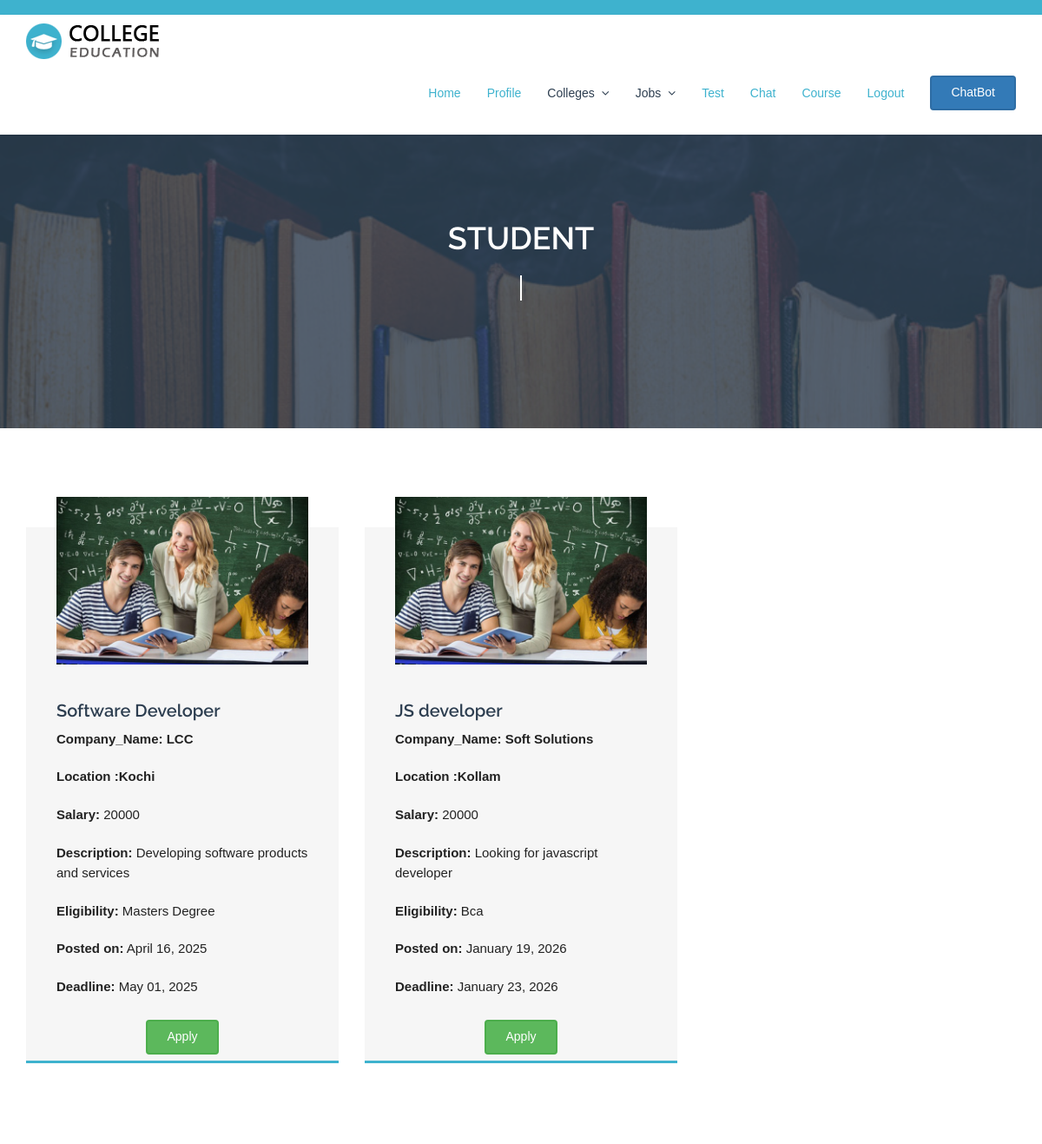
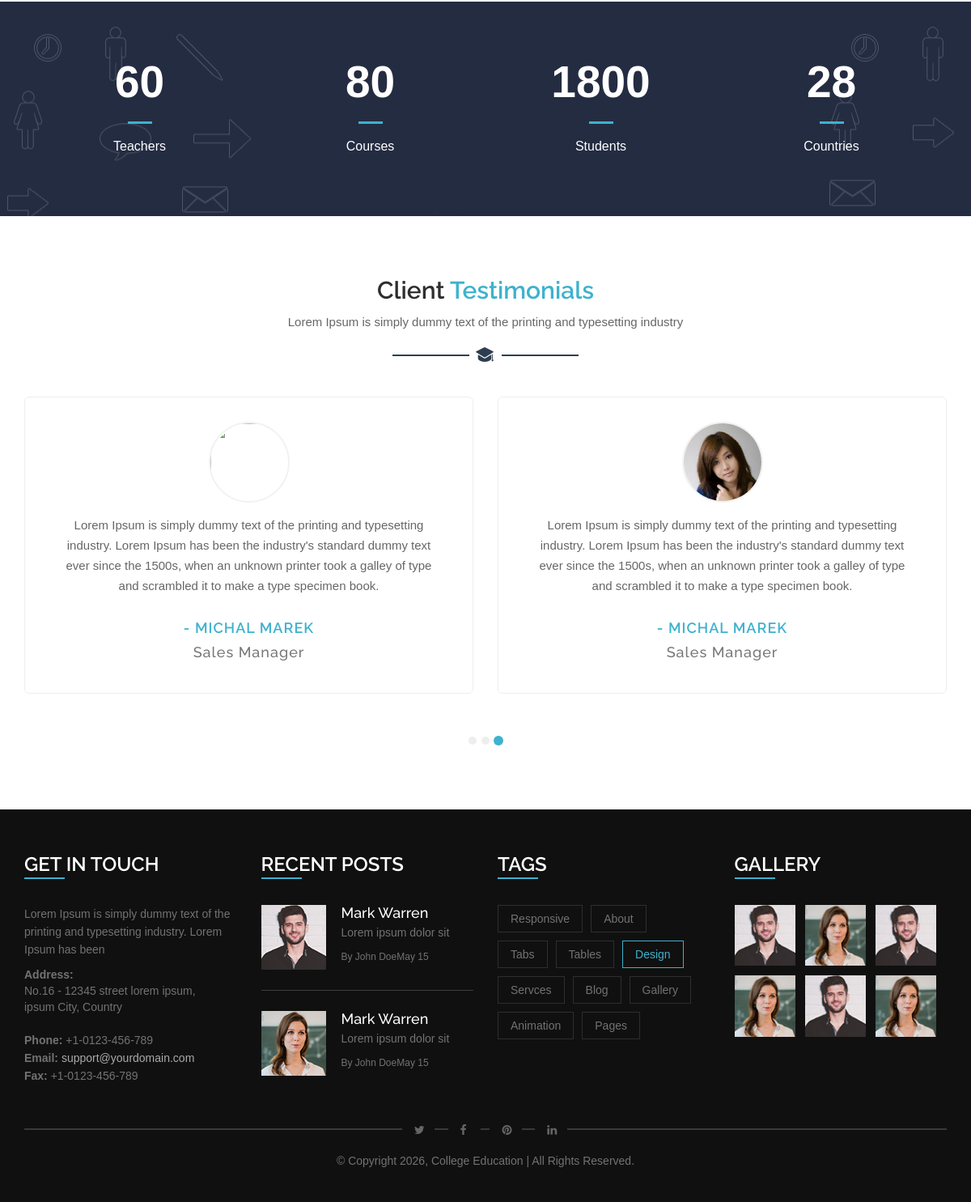
Screenshot of /job_vacancy with the database file from the repository (2 pictures, top to bottom).
### myapp/models.py (models this page shows)
class Jobs(models.Model):
    name = models.CharField(
        max_length=100,
        null=True
    )
    description = models.CharField(
        max_length=100,
        null=True
    )
    company_name = models.CharField(
        max_length=100,
        null=True
    )
    location = models.CharField(
        max_length=100,
        null=True
    )
    salary = models.CharField(
        max_length=50,
        null=True
    )
    eligibility_criteria = models.CharField(
        max_length=100,
        null=True
    )
    created_at = models.DateField(
        auto_now_add=True
    )
    application_deadline = models.DateField(
        null=True,
        blank=True
    )

### myapp/views.py (the view)
# urls.py: path('job_vacancy', views.job_vacancy),
def job_vacancy(request):
    data = Jobs.objects.all()
    return render(
        request,
        "student/job_vacancy.html",
        {"data": data}
    )

### templates/student/job_vacancy.html
{% extends 'student/common.html' %}
{% load static %}
{% block content %}
  <div class="inner-page-wrapper course-wrapper">
    <div class="container">
      <div class="row offset-top-40">
        {% for job in data %}
        <div class="col-sm-6 col-md-4">
          <div class="single-item">
            <div class="single-item-image overlay-effect"> <a href="#"><img src="images/courses-img1.jpg" alt=""></a> </div>
            <div class="single-item-text">
              <h4><a href>{{job.name}}</a></h4>
              <p><strong>Company_Name: {{ job.company_name }}</strong></p>
              <p><strong>Location :{{ job.location }}</strong></p>
              <p><strong>Salary:</strong> {{ job.salary }}</p>
              <p><strong>Description:</strong> {{ job.description }}</p>
              <p><strong>Eligibility:</strong> {{ job.eligibility_criteria }}</p>
              <p><strong>Posted on:</strong> {{ job.created_at|date:"F d, Y" }}</p>
              <p><strong>Deadline:</strong> {{ job.application_deadline|date:"F d, Y" }}</p>
            </div>
            <center><div class="single-item-button">
            <form method="get" action="{% url 'apply_job' job.id %}">
              <button type="submit" class="btn btn-success">Apply</button>
          </form>
        </div></center>
          </div>
        </div>
        {% endfor %}
      </div>
    </div>
  </div>
{% endblock %}

### static/css/style.css (style rules this page uses)
* { margin: 0; padding: 0; }
body { font-family: 'Open Sans', sans-serif; font-size: 14px; line-height: 1.57143; font-weight: 400; color: #727272; }
h1, h2, h3, h4, h5, h6 { font-family: 'Raleway', sans-serif; margin-top: 0; }
a { color: #666666; transition: all 0.3s ease 0s; }
a, a:hover, a:active, a:focus { outline: none; text-decoration: none; }
.btn, .btn * { transition: all 0.3s ease 0s; }
.btn { border-width: 2px; margin-bottom: 7px; margin-top: 7px; padding: 7px 22px 9px; z-index: 1; }
.offset-top-40 { margin-top: 40px; }
.course-wrapper { margin: 0; padding: 55px 0 16px; width: 100%; float: left; }
.single-item-image a { display: inline-block; }
.single-item-image { overflow: hidden; position: relative; text-align: center; top: -35px; }
.single-item-image.overlay-effect img { width: 100%; }
.overlay-effect a { position: relative }
.overlay-effect a:before { background: rgba(45, 62, 80, 0.2) none repeat scroll 0 0; bottom: 0; content: ""; height: 100%; left: 0; opacity: 0; -ms-filter: "progid:DXImageTransform.Microsoft.Alpha(Opacity=0)"; filter: alpha(opacity=0); position: absolute; right: 0; width: 100%; }
.single-item { background: #f6f6f6 none repeat scroll 0 0; padding: 0 35px; -webkit-transition: all 0.3s ease 0s; transition: all 0.3s ease 0s; margin-bottom: 80px; }
.single-item-text h4 { font-size: 20px; padding-top: 7px; }
.single-item-text h4 a, .single-item-text h4 { color: #2d3e50; font-weight: 600; }
.single-item-text > p { color: #222222; }
.inner-page-wrapper { padding: 50px 0; float: left; width: 100%; }
.inner-page-wrapper p { font-size: 15px; margin: 0 0 20px; }
.course-wrapper { padding: 74px 0 15px; }
body { font-family: Arial; }
* { box-sizing: border-box; }

### static/css/one.css (style rules this page uses)
.single-item { border-bottom: 3px solid #3eb2ce; }

### rows the page displays
Jobs: name "Software Developer", company_name "LCC", location "Kochi", salary "20000", description "Developing software products and services", eligibility_criteria "Masters Degree", created_at "April 16, 2025", application_deadline "May 01, 2025"
Jobs: name "JS developer", company_name "Soft Solutions", location "Kollam", salary "20000", description "Looking for javascript developer", eligibility_criteria "Bca", created_at "January 19, 2026", application_deadline "January 23, 2026"
